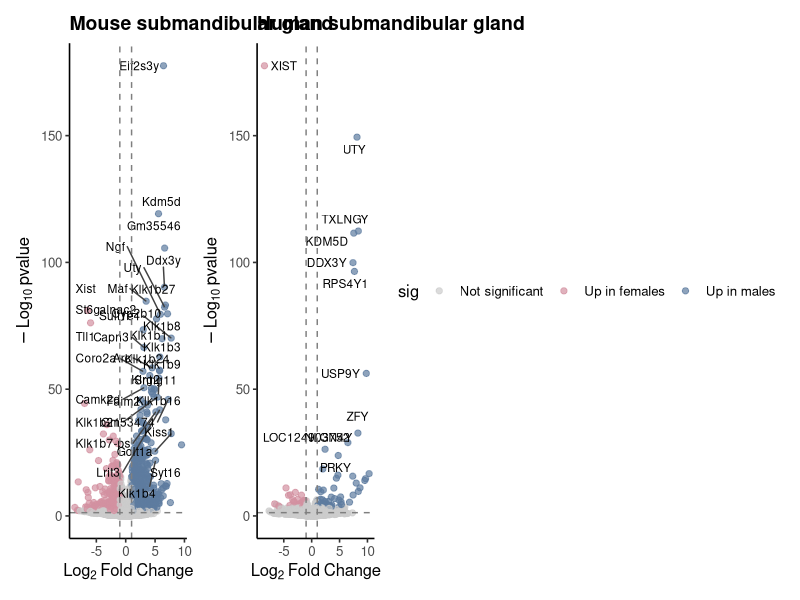
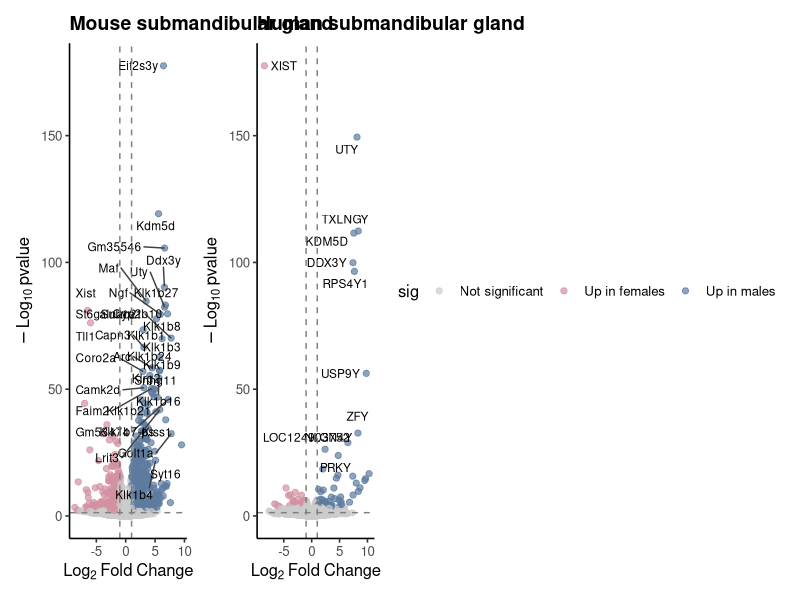

Write the R code that produced these figures, in order.
# Volcano plots for sex differences in human and mouse submandibular glands

setwd("~/Library/CloudStorage/Box-Box/SalivaryGlands_LL/Mouse_Transcriptome_SG/")

suppressPackageStartupMessages({
  library(dplyr)
  library(readr)
  library(ggplot2)
  library(ggrepel)
  library(patchwork)
})

# Load DESeq2 results
hum <- read_csv("deseq2_hum/DESeq2_sex_SM.csv", show_col_types = FALSE)
mouse <- read_csv("deseq2/deseq2_results/DESeq2_sex_SM.csv", show_col_types = FALSE)

if (!"Gene" %in% names(hum)) hum <- rename(hum, Gene = 1)
if (!"Gene" %in% names(mouse)) mouse <- rename(mouse, Gene = 1)

# Genes to label
top_mouse <- mouse %>%
  mutate(neglogp = -log10(pvalue)) %>%
  filter(neglogp > 50 | (log2FoldChange > 5 & neglogp > 20))

top_human <- hum %>%
  mutate(neglogp = -log10(pvalue)) %>%
  filter(neglogp > 20)

plot_volcano <- function(df, species_name, label_df,
                         lfc_thr = 1, padj_thr = 0.05) {
  plot_data <- df %>%
    mutate(
      sig = case_when(
        padj < padj_thr & log2FoldChange > lfc_thr  ~ "Up in males",
        padj < padj_thr & log2FoldChange < -lfc_thr ~ "Up in females",
        TRUE ~ "Not significant"
      ),
      neglogp = -log10(pvalue)
    )
  
  label_data <- filter(plot_data, Gene %in% label_df$Gene)
  
  ggplot(plot_data, aes(log2FoldChange, neglogp)) +
    geom_point(aes(color = sig), alpha = 0.7, size = 1.8, na.rm = TRUE) +
    scale_color_manual(values = c(
      "Up in females" = "#d391a0",
      "Up in males" = "#5d7b9f",
      "Not significant" = "grey80"
    )) +
    geom_text_repel(
      data = label_data,
      aes(label = Gene),
      size = 3,
      box.padding = 0.3,
      max.overlaps = Inf,
      segment.color = "grey25",
      na.rm = TRUE
    ) +
    geom_vline(
      xintercept = c(-lfc_thr, lfc_thr),
      linetype = "dashed",
      color = "grey50"
    ) +
    geom_hline(
      yintercept = -log10(padj_thr),
      linetype = "dashed",
      color = "grey50"
    ) +
    labs(
      title = paste0(species_name, " submandibular gland"),
      x = expression(Log[2] ~ Fold ~ Change),
      y = expression(-Log[10] ~ pvalue)
    ) +
    coord_cartesian(ylim = c(0, max(plot_data$neglogp, na.rm = TRUE))) +
    theme_classic(base_size = 12) +
    theme(
      legend.position = "top",
      plot.title = element_text(face = "bold", size = 14)
    )
}

volc_hum <- plot_volcano(hum, "Human", label_df = top_human)
volc_mouse <- plot_volcano(mouse, "Mouse", label_df = top_mouse)

combined <- volc_mouse + volc_hum + plot_layout(ncol = 2, guides = "collect")

ggsave(
  "Figure_2/Volcano_SexDifferences_Mouse_Human_SM.png",
  combined,
  width = 15,
  height = 5,
  dpi = 300
)

combined
